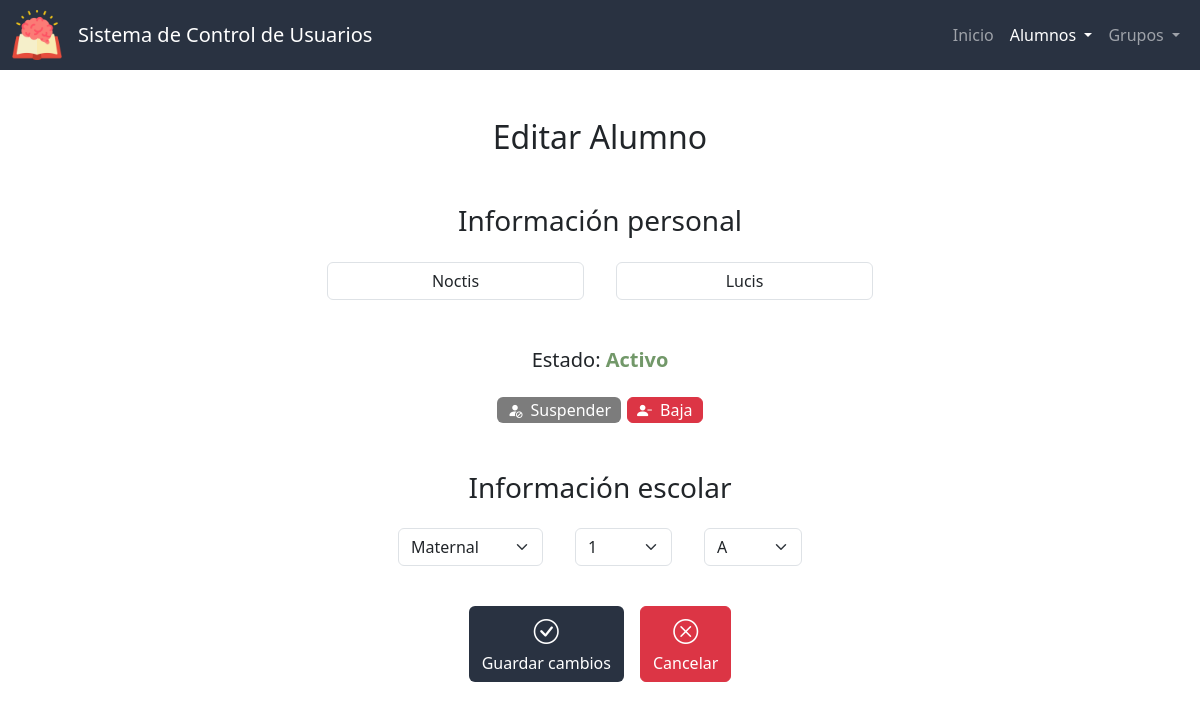
Page /editar_alumno?id=6 on the committed database.
### app.py (models this page shows, shortened)
class Alumnos(db.Model):
    id = db.Column(db.Integer, primary_key=True)
    nombre = db.Column(db.String(50), nullable=False)
    apellidos = db.Column(db.String(50), nullable=False)
    correo = db.Column(db.String(50), nullable=False, unique=True)
    estado = db.Column(db.Integer, nullable=False, default=0) # 0 - activo, 1 - suspendido, 2 - baja
    fecha_de_creacion = db.Column(db.DateTime, nullable=False, default=datetime.now)

class Grupos(db.Model):
    id = db.Column(db.Integer, primary_key=True)
    seccion = db.Column(db.String(50), nullable=False)
    grado = db.Column(db.Integer, nullable=False)
    grupo = db.Column(db.String(1), nullable=False)

### app.py (the view)
@app.route("/editar_alumno", methods=["GET","POST"])
def editar_alumno():
    if request.method == "POST":
        nombre = request.form.get("nombre").title()
        apellidos = request.form.get("apellidos").title()
        estado = int(request.form.get("estado"))
        id = request.form.get("id")
        seccion = request.form.get("seccion")
        grado = request.form.get("grado")
        grupo = request.form.get("grupo")
        actualizar_correo = request.form.get("correo")
        alumno = db.session.query(Alumnos).filter_by(id=id).first()
        correo = alumno.correo.split('@')[0]
        correo = ''.join(filter(lambda x: not x.isdigit(), correo))
        if (normalizar(nombre) + '.' + normalizar(apellidos) != correo) and actualizar_correo == "si":
            correo = crear_correo(nombre, apellidos)
            alumno.correo = correo
        alumno.nombre = nombre
        alumno.apellidos = apellidos
        if estado != alumno.estado:
            cambioestado = CambiosEstado(id, alumno.estado, estado)
            alumno.estado = estado
            db.session.add(cambioestado)
        id_grupo = db.session.query(Grupos.id).filter_by(seccion=seccion, grado=grado, grupo=grupo).first()
        alumno_grupo = db.session.query(alumnos_por_grupo).filter_by(id_alumno=id).first()
        if id_grupo:
            id_grupo = id_grupo[0]
            if alumno_grupo:
                db.session.query(alumnos_por_grupo).filter_by(id_alumno=id).update({'id_grupo': id_grupo})
            else:
                db.session.execute(alumnos_por_grupo.insert().values(id_alumno=id, id_grupo=id_grupo))
        db.session.commit()
        return redirect("/lista_alumnos")
    else:
        id_alumno = request.args.get("id")
        alumno = db.session.query(Alumnos).filter_by(id=id_alumno).first()
        id_grupo = db.session.query(alumnos_por_grupo.c.id_grupo).filter_by(id_alumno=alumno.id).first()
        if id_grupo:
            id_grupo = id_grupo[0]
            grupo_actual = db.session.query(Grupos).filter_by(id=id_grupo).first()
            grados = db.session.query(Grupos.grado).filter_by(seccion=grupo_actual.seccion).distinct().all()
            grupos = db.session.query(Grupos.grupo).filter_by(seccion=grupo_actual.seccion, grado=grupo_actual.grado).distinct().all()
        else:
            grupo_actual = None
            grados = None
            grupos = None
        secciones = db.session.query(Grupos.seccion).distinct().all()
        return render_template("editar_alumno.html", editar=True, active="Alumno", secciones=secciones, grados=grados, grupos=grupos, grupo_actual=grupo_actual, alumno=alumno, colores=COLORES, estados=ESTADOSV)

### templates/editar_alumno.html (shortened to what this page needs)
{% extends "layout.html" %}
{% set x='Editar ' if editar else 'Alta ' %}
{% block main %}
    <h2 class="mb-5">
        {{ x }} Alumno
    </h2>
    <form {% if editar %} action="/editar_alumno" {% else %} action="/alta_alumno" {% endif %} method="post">
        <h3 class="mb-4">Información personal</h3>
        <div class="mb-5 d-flex flex-row bd-highlight mb-3 justify-content-center">
            <div class="mx-3">
                <input autocomplete="off" class="form-control mx-auto w-auto" id="nombre" name="nombre" placeholder="Nombre(s)" type="text" required {% if editar or ver %} value="{{ alumno.nombre }}" {% else %} autofocus {% endif %}>
            </div>
            <div class="mx-3">
                <input autocomplete="off" class="form-control mx-auto w-auto" id="apellidos" name="apellidos" placeholder="Apellidos" type="text" required {% if editar or ver %} value="{{ alumno.apellidos }}" {% endif %}>
            </div>
        </div>
        {% if editar %}
            <div class="mb-4">
                <h5 class="mb-3">Estado: <span style="color:{{ colores[estados[alumno.estado]] }}; font-weight: bold;">{{ estados[alumno.estado] }}</span></h5>
            </div>
            <div class="btn-group mb-5">
                <div {% if alumno.estado == 1 %} style="display:none;" {% endif %}>
                    <button type="button" class="edit btn gris-oscuro" title="Suspender alumno" onclick="suspender('si')"><i class="bi-small bi-person-fill-slash mx-1"></i><span class="mx-1 no-movil">Suspender</span></button>
                </div>
                <div>
                    <button type="button" class="edit btn btn-danger" title="Eliminar alumno" onclick="confirmarEliminar('{{ alumno.id }}', '{{ alumno.nombre }}', '{{ alumno.apellidos }}')"><i class="bi-small bi bi-person-dash-fill mx-1"></i><span class="mx-1 no-movil">Baja</span></button>
                </div>
            </div>
        {% endif %}
        <h3 class="mb-4">Información escolar</h3>
        <div class="d-flex flex-row bd-highlight mb-3 justify-content-center">
            <div class="mb-3 mx-3">
                <select class="select form-select mx-auto w-auto" name="seccion" id="seccion" required>
                    {% for seccion in secciones %}
                        <option value="{{ seccion[0] }}" {% if editar and seccion[0] == grupo_actual.seccion %} selected {% endif %}>{{ seccion[0] }}</option>
                    {% endfor %}
                </select>
            </div>
            <div class="d-flex flex-row justify-content-center">
                <div class="mb-3 mx-3">
                    <select class="select form-select mx-auto w-auto" name="grado" id="grado" required>
                        {% if grupo_actual %}
                            {% for grado in grados %}
                                {% set g="N/A" if grado[0]=="" else grado[0] %}
                                <option value="{{ grado[0] }}" {% if editar and g == grupo_actual.grado %} selected {% endif %}>{{ g }}</option>
                            {% endfor %}
                        {% endif %}
                    </select>
                </div>
                <div class="mb-3 mx-3">
                    <select class="select form-select mx-auto w-auto" name="grupo" id="grupo" required>
                        {% if grupo_actual %}
                            {% for grupo in grupos %}
                                {% set g="N/A" if grupo[0]=="" else grupo[0] %}
                                <option value="{{ grupo[0] }}" {% if editar and g == grupo_actual.grupo %} selected {% endif %}>{{ g }}</option>
                            {% endfor %}
                        {% endif %}
                    </select>
                </div>
            </div>
        </div>
        <div class="p-2 btn-group">
            <div>
                <button class="btn-big btn color-primario mx-2" type="submit" title="Enviar"><i class="bi bi-check-circle"></i>{% if editar %} <div>Guardar cambios</div> {% else %} <div>Registrar alumno</div> {% endif %}</button>
            </div>
    </form>
            <form action="/lista_alumnos">
                <button type="submit" class="btn-big btn btn-danger mx-2" title="Cancelar"><i class="bi bi-x-circle"></i><div>Cancelar</div></button>
            </form>
{% endblock %}

### static/styles.css (style rules this page uses)
:root { --color-primario: #293241; --color-primario-active: #3b4f69; --color-primario-hover: #334458; --letra-primario: white; --letra-primario-inactive: #9A9EA5; --letra-primario-hover: #C9CBCF; --verde: #729869; --verde-active: #588559; --amarillo: #D69900; --amarillo-active: #b17900; --color-ver: #3D5A80; --color-ver-active: #5281a7; --gris: #a5a5a5; --gris-active: #969696; --gris-oscuro: #7c7c7c; --gris-oscuro-active: #646464; }
.color-primario { background-color: var(--color-primario); color: var(--letra-primario); }
.btn.edit { padding: 0 5px; }
.btn.edit { margin: 0 3px; }
.btn.edit, .btn-big { transition: transform 0.2s ease-in-out; }
.btn-danger { margin: 0; }
.gris-oscuro { background-color: var(--gris-oscuro); color: var(--letra-primario); }
#grado, #grupo { width: 100px; }
.bi { font-size: 25px; color: var(--letra-primario); }
.bi-small { font-size: 15px; }
.d-flex { display: flex; flex-wrap: wrap; }
input { text-align: center; }

### rows in the picture
Alumnos: nombre "Noctis", apellidos "Lucis", estado "Activo"
Grupos: seccion "Maternal", grado "1", grupo "A"

### other values in the picture
{{ x }} "Editar"
